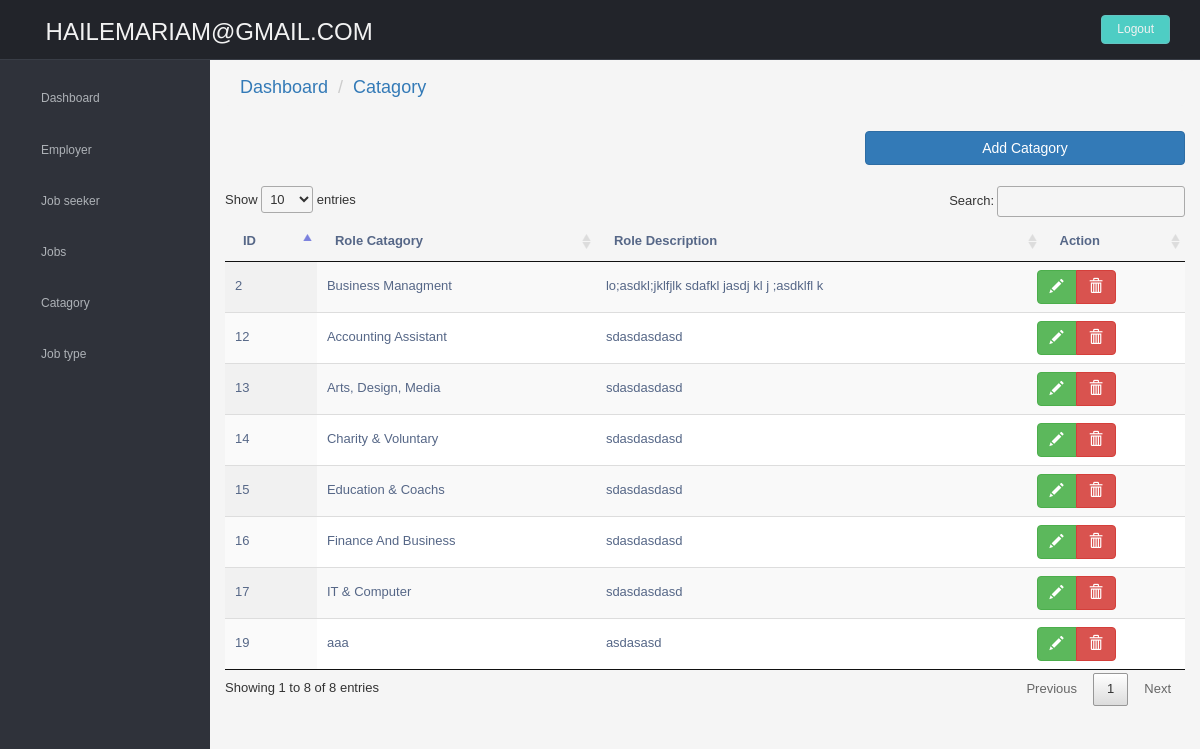
The page /Admin/catagory.php (signed in) on the database its author committed.
### tables this page shows
CREATE TABLE `role_catagory` (
  `role_id` int(11) NOT NULL,
  `role_cata` varchar(30) NOT NULL,
  `role_description` varchar(200) NOT NULL
);

### Admin/catagory.php (the view, shortened to what this page needs)
<?php
include('includes/header.php');
include('includes/sidebar.php');
?>
    <section id="main-content">
      <section class="wrapper site-min-height">
          <h4>  <nav aria-label="breadcrumb">
          <ol class="breadcrumb">
          <li class="breadcrumb-item"><a href="admindashboard.php">Dashboard</a></li>
          <li class="breadcrumb-item"><a href="employerlist.php">Catagory</a></li>
        </ol>
</h4>
        <div class="row mt">
          <div class="col-lg-12">
            <a class="btn btn-primary col-sm-4 col-sm-push-8" href="add_catagory.php">Add Catagory</a>
            <br>
            <br>
            <br>
            <table id="example" class="display" style="width:100%">
            <thead>
            <tr>
                <th>ID</th>
                <th>Role Catagory</th>
                <th>Role Description</th>
                   <th>Action</th>
            </tr>
        </thead>
        <tbody>
        <?php
         include('connection/db.php');
        $query=mysqli_query($con,"select * from role_catagory");
        while($row=mysqli_fetch_array($query)){
        ?>
            <tr>
                <td><?php echo $row['role_id']; ?></td>
                <td><?php echo $row['role_cata']; ?></td>
                <td><?php echo $row['role_description']; ?></td>
                 <td>
                    <div class="row">
                       <div  class="btn-group">
                          <a href="Catagory_edit.php?edit=<?php echo $row['role_id'];  ?>" class="btn btn-success"><span class="glyphicon glyphicon-pencil"></span> </a>
                           <a href="Catagory_delete.php?del=<?php echo $row['role_id'];  ?>" class="btn btn-danger"><span class="glyphicon glyphicon-trash"></span> </a>
                       </div>
                    </div>
                 </td>
            </tr>
          <?php }  ?>
        </tbody>
    </table>
          </div>
        </div>
      </section>
    </section>
  </section>
</body>
</html>

### rows shown on the page
role_catagory: role_id "2", role_cata "Business Managment", role_description "lo;asdkl;jklfjlk sdafkl jasdj kl j ;asdklfl k"
role_catagory: role_id "12", role_cata "Accounting Assistant", role_description "sdasdasdasd"
role_catagory: role_id "13", role_cata "Arts, Design, Media", role_description "sdasdasdasd"
role_catagory: role_id "14", role_cata "Charity & Voluntary", role_description "sdasdasdasd"
role_catagory: role_id "15", role_cata "Education & Coachs", role_description "sdasdasdasd"
role_catagory: role_id "16", role_cata "Finance And Business", role_description "sdasdasdasd"
role_catagory: role_id "17", role_cata "IT & Computer", role_description "sdasdasdasd"
role_catagory: role_id "19", role_cata "aaa", role_description "asdasasd"

### other values the page prints
$_SESSION['email'] "HAILEMARIAM@GMAIL.COM"
